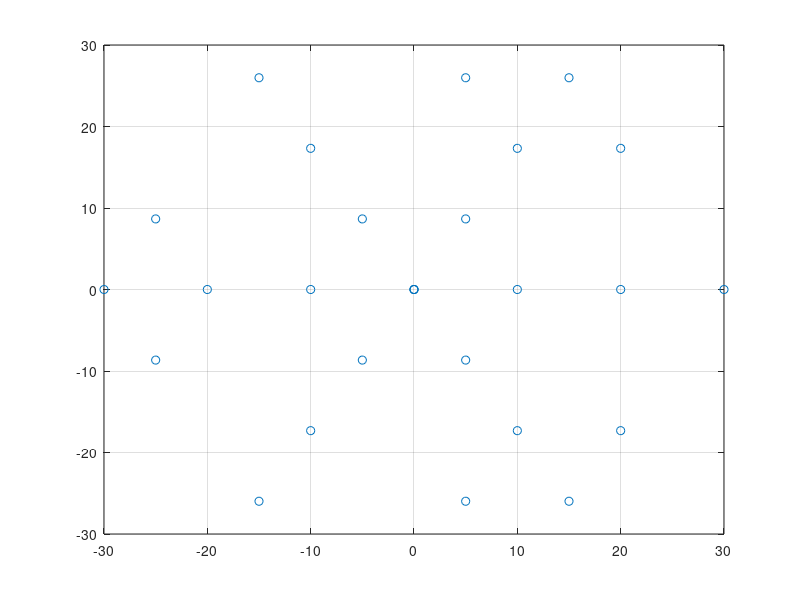

MATLAB code for this plot:
% Cleanup workspace
clc;
clear;
close all;

% Output
detail=0;
detailplot=1;
disp('Multilevel inverter output voltage analysis');
disp('');

% Define possible voltages of one phase leg
ud1 = 10;
ud2 = 20;
phase_leg = [ud1 0 -ud2];
%phase_leg = [-1 1]*300;
%phase_leg = [-2 -1 0 1 2];
disp(['Phase leg voltages: ' num2str(numel(phase_leg))]);
disp([num2str(phase_leg)]);

% All possible output voltage combinations
[c, b, a] = ndgrid(phase_leg, phase_leg, phase_leg);
u_abc0 = [a(:) b(:) c(:)];
u_a0 = u_abc0(:,1);
u_b0 = u_abc0(:,2);
u_c0 = u_abc0(:,3);
if detail
    disp('Output combinations: ');
    disp(u_abc0);
end

% Phase-Phase voltages
% a -> b
u_ab = u_a0 - u_b0;
% b -> c
u_bc = u_b0 - u_c0;
% c -> a
u_ca = u_c0 - u_a0;
disp(['Phase-phase voltages: ' num2str(numel(unique(u_ab)))]);
disp([num2str(unique(u_ab)')]);

% Star point voltages
u_0 = sum(u_abc0')';
if detail
    disp('Star point voltages: ');
    disp(u_0);
end

% Load voltage to star point
u_a = (3*u_a0 - u_0)/3;
u_b = (3*u_b0 - u_0)/3;
u_c = (3*u_c0 - u_0)/3;
disp(['Load voltages: ' num2str(numel(unique(u_a)))]);
disp([num2str(unique(u_a)')]);
if detail
    disp('Load voltages: ');
    disp(u_a);
end

% Load votlage vectors
u_abc = [u_a, u_b, u_c];
disp(['Load voltage vectors: ' num2str(numel(unique(u_abc, 'rows'))/3)]);
if detail
    disp([unique(u_abc, 'rows')]);
end
u_abc_comp = u_a * exp(0/180*pi*j) + u_b * exp(120/180*pi*j) + u_c * exp(-120/180*pi*j);
if detailplot
    plot(u_abc_comp, 'o');
    grid on;
end
